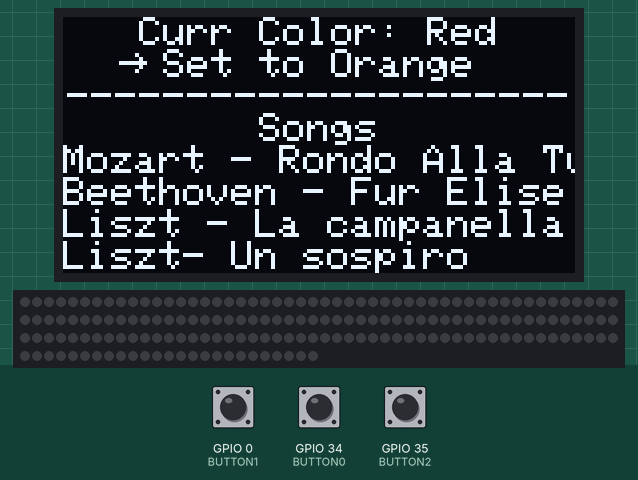
This sketch was run on a simulated ESP32. On the bench: 128×64 one-colour display, 175 RGB LEDs in strip order, left to right, continuing on the next row. The inputs (shaded band) are chosen by the test bench; at power-on: GPIO 35 (BUTTON2) HIGH, GPIO 0 (BUTTON1) HIGH, GPIO 34 (BUTTON0) HIGH. Random numbers use the default seed unless the sketch sets one; what the sketch prints to the serial monitor is not drawn.

Above: at 2.1 s.
2.2 s: GPIO 35 (BUTTON2) pulled LOW for 0.15 s
At 3.6 s:
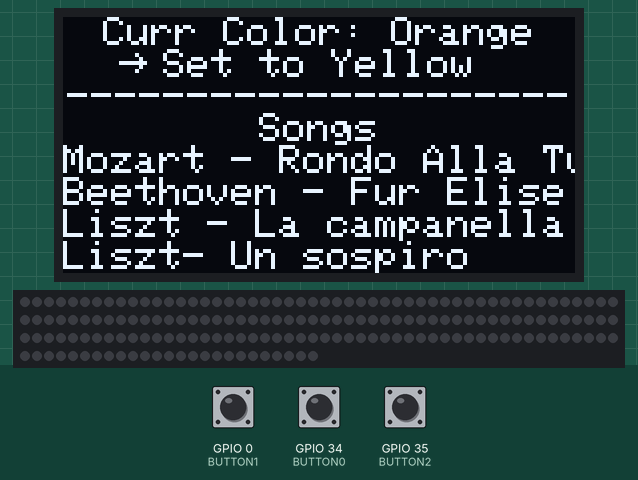
4.6 s: GPIO 0 (BUTTON1) pulled LOW for 0.15 s
At 4.79 s:
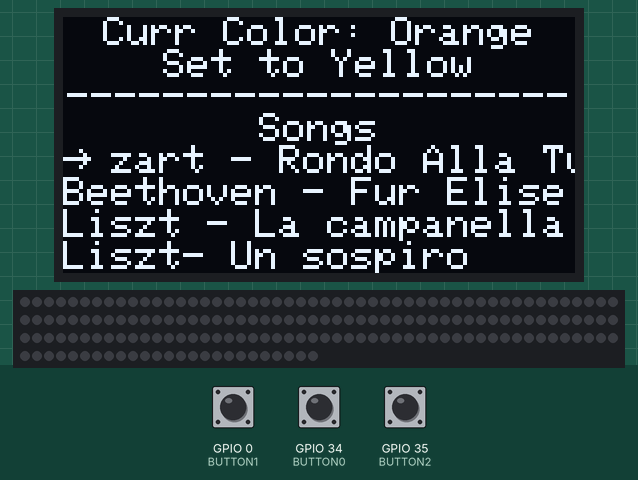
5.3 s: GPIO 35 (BUTTON2) pulled LOW for 1 s
At 6.7 s:
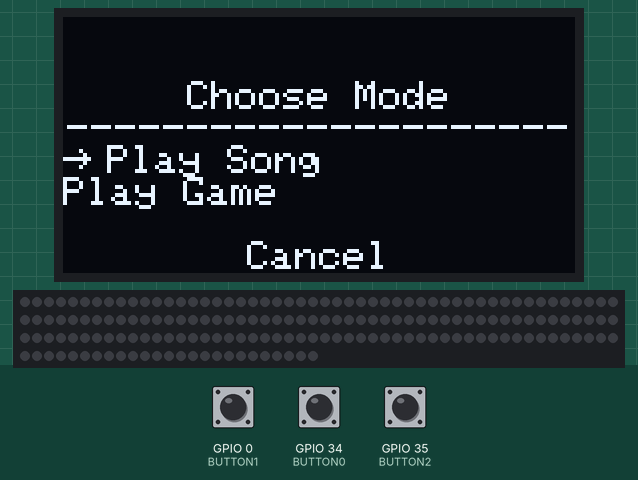
7.8 s: GPIO 34 (BUTTON0) pulled LOW for 3.2 s
At 11.8 s:
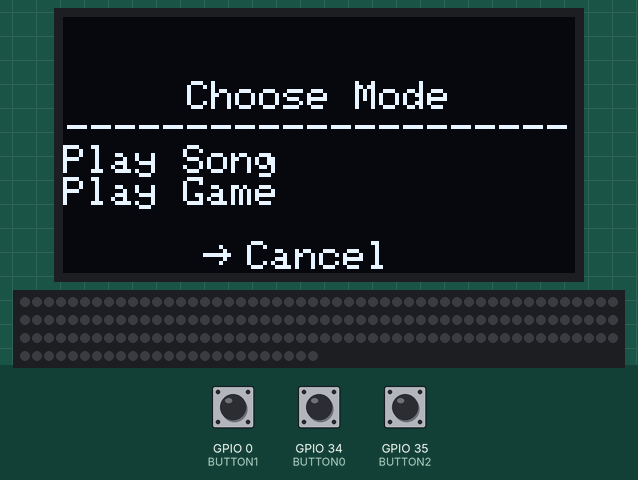
12.5 s: GPIO 34 (BUTTON0) driven LOW and GPIO 35 (BUTTON2) driven LOW
At 14.45 s:
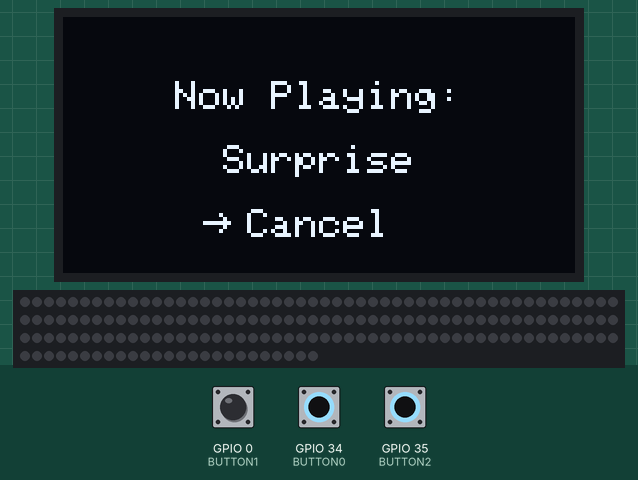
15.5 s: GPIO 0 (BUTTON1) pulled LOW for 0.15 s
At 17.12 s:
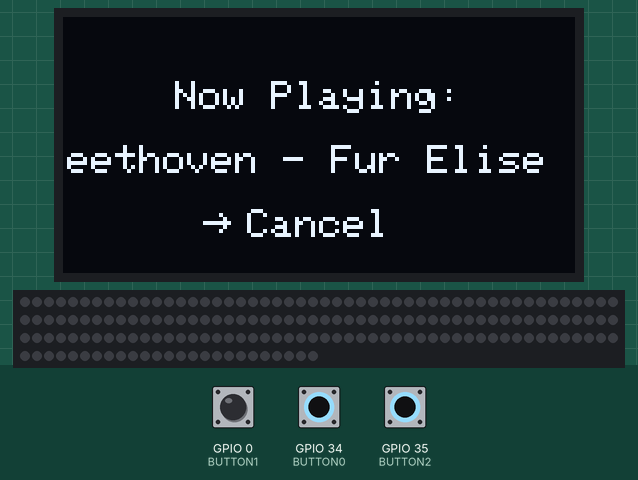
Timing chart, 0 to 18.6 s (numbered marks = the images above; inputs shaded):
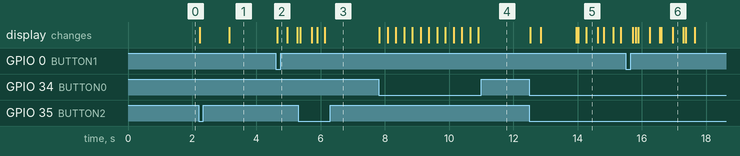

Measured:
- after the input at 2.2 s, the display: changes at once (image 1)
- after the input at 4.6 s, the display: changes at once (image 2)
- after the input at 7.8 s, the display: changes at once (image 4)
- after the input at 12.5 s, the display: first changes at once (image 5 shows a later state)

The sketch:

arduino_code.ino
```cpp
#include <Adafruit_NeoPixel.h>
#include <Adafruit_SSD1306.h>
#include <Adafruit_GFX.h>

#define BUTTON0 34
#define BUTTON1 0
#define BUTTON2 35
#define CHANGE_MODE 0
#define KEY_PRESS 1
#define KEY_RELEASE 2

// set up the LEDs
#define PIN 2
#define NUM_PIXELS 175
Adafruit_NeoPixel strip = Adafruit_NeoPixel(NUM_PIXELS, PIN, NEO_GRB + NEO_KHZ800);
byte led_on_or_off[NUM_PIXELS];
uint32_t led_colors[NUM_PIXELS];

// define different states
#define MAIN_MENU 0
#define CHOOSE_MODE 1
#define PLAYING_SONG 2
Adafruit_SSD1306 lcd(128, 64);
unsigned long press_times[3] = {0, 0, 0};
byte buttons[] = {BUTTON0, BUTTON1, BUTTON2};
int state = MAIN_MENU;
byte debounce_delay = 250;
int selected = 0;
int mode_selected = 0;
boolean changed_color = false;
String mode_array[] = {"Play Song", "Play Game", "Cancel"};
unsigned int num_songs = 6;
String songs[] = {
  "Mozart - Rondo Alla Turca (Turkish March)",
  "Beethoven - Fur Elise ",
  "Liszt - La campanella ",
  "Liszt- Un sospiro",
  "Twinkle Twinkle Little Star",
  "Surprise"
};
String colors[] = {
  "Red",
  "Orange",
  "Yellow",
  "Green",
  "Blue",
  "Cyan",
  "Violet",
  "White",
  "Rainbow",
  "Random"
};
uint32_t color_vals[] = {
  strip.Color(255,0,0),
  strip.Color(255,140,0),
  strip.Color(255,255,0),
  strip.Color(0,255,0),
  strip.Color(0,0,255),
  strip.Color(0,255,255),
  strip.Color(148,0,211),
  strip.Color(255,255,255)
};
#define NUM_COLORS 10
byte curr_color_index = 0;
boolean custom_string_looped_once = false; // used to only loop the string once
int16_t print_string_x_offset = 0;

// below are variables for now_playing screen
int16_t now_playing_song_offset = 0;

uint32_t get_rainbow_color(unsigned char key_num) {
  double percent = key_num / 87.0;
  unsigned int loop_until = percent * 1275;
  unsigned char rgbs[3] = {255, 0, 0};
  int increase_mode = 1;
  for (unsigned int i = 0; i < loop_until; i++) {
    int idx = 0;
    for (int j = 2; j > -1; j--)
      if (rgbs[j] == 255) {
        idx = j;
        break;
      }
    if (increase_mode) {
      rgbs[(idx+1)%3]++;
      if (rgbs[(idx+1)%3] == 255) {
        increase_mode = 0;
      }
    } else {
      int x = 0;
      if (idx-1 < 0) {
        x = 2;
      } else {
        x = idx - 1;
      }
      rgbs[x]--;
      if (rgbs[x] == 0) {
        increase_mode = 1;
      }
    }
  }
  return strip.Color(rgbs[0], rgbs[1], rgbs[2]);
}


void setup() {
  pinMode(BUTTON0, INPUT_PULLUP);
  pinMode(BUTTON1, INPUT_PULLUP);
  pinMode(BUTTON2, INPUT_PULLUP);
  lcd.begin(SSD1306_SWITCHCAPVCC, 0x3C);
  lcd.clearDisplay();
  lcd.setTextColor(WHITE);
  lcd.setTextWrap(false);
  lcd.setTextSize(1); // each row is 8 pixels tall
  strip.begin();
  strip.clear();
  strip.show();
  strip.setBrightness(255);
  for (int i = 0; i < NUM_PIXELS; i++) {
    led_on_or_off[i] = 0;
  }
  Serial.begin(38400);
  Serial.setTimeout(0);
  light_animation();
  randomSeed(165);
}

void light_animation() {
  // do the entire animation in 1000 ms
//  long double del = 500.0/NUM_PIXELS;
  for (int i = 0; i < NUM_PIXELS - 3; i++) {
    // sets the previous one to off
    if (i > 0) strip.setPixelColor(i - 1, 0);
    if (curr_color_index == 8)
      strip.setPixelColor(i, get_rainbow_color((double)(i)/NUM_PIXELS*87));
    else if (curr_color_index == 9)
      strip.setPixelColor(i, strip.Color((byte)random(255), (byte)random(255), (byte)random(255)));
    else
      strip.setPixelColor(i, color_vals[curr_color_index]);
    strip.show();

  }
  strip.setPixelColor(NUM_PIXELS - 1, 0);
  strip.show();
}

void drawArrow() {
  int16_t x = lcd.getCursorX();
  int16_t y = lcd.getCursorY();
  // takes the current position of the cursor and then draws triangle
  // fillTriangle(x0, y0, x1, y1, x2, y2, color)
//  lcd.fillTriangle(lcd.getCursorX(), lcd.getCursorY(), lcd.getCursorX(), lcd.getCursorY() + 6, lcd.getCursorX() + 4, lcd.getCursorY() + 3, WHITE);

  // cursor doesn't automatically move over, so do it manually since
  // we want text to show up after
//  lcd.setCursor(lcd.getCursorX() + 10, lcd.getCursorY());
  lcd.drawLine(x, y+3, x+6, y+3, WHITE); // main line
  lcd.drawLine(x+4,y+1, x+6, y+3, WHITE); // top arrow part
  lcd.drawLine(x+4,y+5, x+6, y+3, WHITE); // top arrow part
  lcd.setCursor(lcd.getCursorX() + 11, lcd.getCursorY());
}

void customPrintString(String txt) {
  int16_t  x1, y1;
  uint16_t w, h;

  lcd.getTextBounds(txt, 0, 0, &x1, &y1, &w, &h);

  // if length of width is less than 128, doesn't even
  // need loop
  boolean needs_loop = w > 128;

  if (!needs_loop || custom_string_looped_once) {
    drawArrow();
    lcd.println(txt);
  } else {
    // print text starting from offset
    lcd.setCursor(lcd.getCursorX() + print_string_x_offset, lcd.getCursorY());
    lcd.print(txt);

    // give illusion of looping
    for (byte i = 0; i < 5; i++) lcd.print(" ");

    // also check cursor position here to see if
    // since if it's <= 11, that means that it's about to be done
    // fully looping so we can stop
    if (lcd.getCursorX() <= 11) {
      custom_string_looped_once = true;
    }

    lcd.print(txt);
    //

    lcd.setCursor(0, lcd.getCursorY());
    lcd.fillRect(0, lcd.getCursorY(), 11, 8, BLACK);
    drawArrow();
    lcd.println();
    print_string_x_offset -= 1;
  }
}

void loop() {
  lcd.clearDisplay();
  if (state == MAIN_MENU) main_menu();
  else if (state == CHOOSE_MODE) choose_song_mode();
  else now_playing();

  lcd.display();
  if (changed_color) {
    changed_color = false;
    light_animation();
  }
}

void turn_off_leds() {
  for (int i = 0; i < NUM_PIXELS; i++) {
    led_on_or_off[i] = 0;
  }
}

void choose_song_mode() {
  unsigned long current_time = millis();
  for (byte i = 0; i < 3; i++) {
    if (digitalRead(buttons[i]) == 0 && current_time - press_times[i] > debounce_delay) {
      press_times[i] = current_time;
      switch (buttons[i]) {
        case BUTTON0:
          // up;
          mode_selected--;
          if (mode_selected < 0) mode_selected = 2;
          break;
        case BUTTON1:
          // down
          mode_selected = ++mode_selected%(3);
          break;
        case BUTTON2:
          // select the current thing
          if (mode_selected == 2) {
            state = MAIN_MENU;
            custom_string_looped_once = true;

          } else {
            // Send Choice to Piano, 0 = Play Song Entirely, 1 = Play Piano Tiles Game
            // {4 header, 0 (play song), song index, choice)}
            byte buf[7] = {100, 101, 102, 103, 0, selected - 1, (byte) mode_selected};
            Serial.write(buf, 7);
            // also change the screen
            state = PLAYING_SONG;
            now_playing_song_offset = 0;

          }
          break;
      }
      custom_string_looped_once = false;
      print_string_x_offset = 0;
    }
  }

  center_string("Choose Mode", 0, 16);
  String divider = String("-");
  for (byte i=0; i < 20; i++) divider += "-";
  center_string(divider, lcd.getCursorX(), lcd.getCursorY());
  for (byte i = 0; i < 3; i++) {
    // first sort by if selected
    if (mode_selected == i)  {
      // then sort by if it's the cancel case
      if (mode_selected == 2) {
          center_string("Cancel", 0, 56);
          lcd.setCursor(35, 56);
          drawArrow();
      } else customPrintString(mode_array[i]);
    } else {
      if (i == 2) {
          center_string("Cancel", 0, 56);
      } else lcd.println(mode_array[i]);
    }
  }

}

void now_playing() {
  // handle input
  // TODO: Handle input from piano for when it tells you that the song is done
  //      - also handle input for left hand/right hand key pressing
  // probably makes more sense for this to get data about:
  // [100 101 102 103 key_press/key_release OR data about song ending, key_number, what color to set to]

  handle_game_mode_piano_input();

  unsigned long current_time = millis();
  if (digitalRead(buttons[2]) == 0 && current_time - press_times[2] > debounce_delay) {
    // go back to main menu
    press_times[2] = current_time;
    state = MAIN_MENU;
    custom_string_looped_once = true;
    // also turn off leds
    turn_off_leds();
    // tell raspberrpy pi to turn off
    byte buf[7] = {100, 101, 102, 103, 1, 0, 0};
    Serial.write(buf, 7);
  }
  // render menu
  center_string("Now Playing:", 0, 16);
  // selected song is selected - 1
  String song = songs[selected-1];

  // determine if string should loop or not
  int16_t  x1, y1;
  uint16_t w, h;

  lcd.getTextBounds(song, 0, 0, &x1, &y1, &w, &h);

  // if length of width is less than 128, doesn't even
  // need loop
  boolean needs_loop = w > 128;
  if (needs_loop) {
    lcd.setCursor(now_playing_song_offset, 32); // sets in position
    lcd.print(song);
    for (byte i = 0; i < 5; i++) lcd.print(" ");
    // loops everything back around so it looks like it goes on forever
    if (lcd.getCursorX() == 0) now_playing_song_offset = 0;
    lcd.print(song);
    now_playing_song_offset--;
  } else {
    center_string(song, 0, 32);
  }
  center_string("Cancel", 0, 48);
  lcd.setCursor(35, 48);
  drawArrow();
}

void center_string(String buf, int x, int y)
{
    int16_t x1, y1;
    uint16_t w, h;
    lcd.getTextBounds(buf, x, y, &x1, &y1, &w, &h); //calc width of new string
    lcd.setCursor((128-w)/2, y);
    lcd.println(buf);
}

void update_leds() {
  for (int i = 0; i < NUM_PIXELS; i++) {
    // checks if current led should be on
    strip.setPixelColor(i, led_on_or_off[i] ? led_colors[i] : 0);
  }
  strip.show();
}

void update_key(byte key_num, byte press_or_release, uint32_t color) {
  unsigned int led_num = key_num/87.0*NUM_PIXELS;
  // updates value of on or off in array
  for (int i = -1; i < 2; i++) {
    int l_num = led_num + i;
    if (l_num < 0 || l_num >= NUM_PIXELS) continue;
    if (press_or_release == KEY_RELEASE) led_on_or_off[l_num]--;
    else {
      led_on_or_off[l_num]++;
      led_colors[l_num] = color;
    }
  }
}

byte incoming[9];
void handle_game_mode_piano_input() {
  if (Serial.available()) {
      byte sets = Serial.available()/9;
      for (int i = 0; i < sets; i++) {
        Serial.readBytes(incoming, 9);
        // check header data
        for (int i = 0; i < 4; i++) {
           if (incoming[i] != i+100) return;
        }
        // key press case, light the corresponding LEDs
        if (incoming[4] == KEY_PRESS || incoming[4] == KEY_RELEASE) {
          // incoming[6], [7], and [8] are the RGB values sent from the rpi
          update_key(incoming[5], incoming[4], strip.Color(incoming[6], incoming[7], incoming[8]));
        } else if (incoming[4] == CHANGE_MODE) {
          // change mode case, means that the user completed playing the song
          state = MAIN_MENU;
          turn_off_leds();
        } else {
          // should not reach here
        }
      }
      update_leds();
  }
}

void handle_normal_mode_piano_input() {
  if (Serial.available()) {
      byte sets = Serial.available()/9;
      for (int i = 0; i < sets; i++) {
        Serial.readBytes(incoming, 9);
        // check header data
        for (int i = 0; i < 4; i++) {
           if (incoming[i] != i+100) return;
        }
        // key press case, light the corresponding LEDs

        if (incoming[4] == KEY_PRESS || incoming[4] == KEY_RELEASE) {
          if (curr_color_index == 8)
            update_key(incoming[5], incoming[4], get_rainbow_color(incoming[5]));
          else if (curr_color_index == 9)
            update_key(incoming[5], incoming[4], strip.Color((byte)random(255), (byte)random(255), (byte)random(255)));
          else
            update_key(incoming[5], incoming[4], color_vals[curr_color_index]);

        } else if (incoming[4] == CHANGE_MODE) {
          // change mode case, means that the user completed playing the song
          // should not reach here
        } else {
          // should not reach here
        }
      }
  }
  update_leds();
}

void main_menu() {
  byte page_number = 0;
  if (0 <= selected && selected < 5) page_number = 0;
  else page_number = (selected+3)/8;
  lcd.setCursor(0,page_number*(-64)); // for every page number, set back starting pixel by 64 (one screen)

  // manage input
  // TODO: Handle input for when piano key is pressed (should just turn on corresponding LED)
  handle_normal_mode_piano_input();

  unsigned long current_time = millis();
  for (byte i = 0; i < 3; i++) {
    if (digitalRead(buttons[i]) == 0 && current_time - press_times[i] > debounce_delay) {
      press_times[i] = current_time;
      switch (buttons[i]) {
        case BUTTON0:
          // up;
          selected--;
          if (selected < 0) selected = num_songs;
          break;
        case BUTTON1:
          // down
          selected = ++selected%(num_songs+1);
          break;
        case BUTTON2:
          // select the current thing
          if (selected == 0) {
              // change the color index
              curr_color_index = (curr_color_index+1)%NUM_COLORS;
              changed_color = true;
          } else {
            // also change the screen
            state = CHOOSE_MODE;
            now_playing_song_offset = 0;
            turn_off_leds();
          }
          break;
      }
      custom_string_looped_once = false;
      print_string_x_offset = 0;
    }
  }

  String curr_text = String("Curr Color: ") + colors[curr_color_index];
  center_string(curr_text, 0, lcd.getCursorY());
  String next_text = String("Set to ") + colors[(curr_color_index+1)%NUM_COLORS];
  if (selected == 0) {
    // prints the centered text first and then adds the arrow
    int16_t x1, y1;
    uint16_t w, h;
    lcd.getTextBounds(next_text, lcd.getCursorX(), lcd.getCursorY(), &x1, &y1, &w, &h); //calc width of new string
    lcd.setCursor((128-w)/2, lcd.getCursorY());
    lcd.print(next_text);

    lcd.setCursor((128-w)/2 - 11, lcd.getCursorY());
    drawArrow();
    lcd.println();
  } else {
    center_string(next_text, lcd.getCursorX(), lcd.getCursorY());
  }

  String divider = String("-");
  for (byte i=0; i < 20; i++) divider += "-";
  center_string(divider, lcd.getCursorX(), lcd.getCursorY());
  center_string("Songs", lcd.getCursorX(), lcd.getCursorY());


  for (byte i = 0; i < num_songs; i++) {
    if (selected == i + 1)  {
      customPrintString(songs[i]);
    } else {
      lcd.println(songs[i]);
    }
  }

}

/*  TODOS:
 *  - Now Playing Screen:
 *    - Needs:
 *      - the screen should go away if the song is already over, so should try to account for that too
 *
 * flow chart for processing midi notes in python file:
 * - If Left hand:
 *    - key_press AND key_release:
 *      - press/release the note (sound) AND turn on/off the corresponding LEDs (given the color)
 * - If right hand:
 *    - key_press:
 *      - DON'T play the note (the user should play it)
 *      - Send a command saying that it should be green (or whatever right hand color)
 *      - BLOCK and wait for the user
 *      - IF the user plays the right key, set the color to yellow (or whatever color for hold is)
 *    - key_release
 *      - DON"T play the note
 *      - Send a command saying that the corresponding LEDs should be off (would've been in the intermediate state of holding)
 *      - go onto the next note
 */
```
